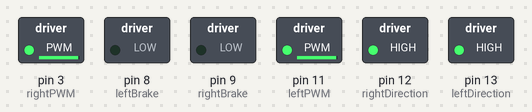
This sketch was run on a simulated Arduino Uno, built with avr-gcc and run on an emulated ATmega328P. On the bench: switched loads named in the sketch (green lamp = pin HIGH).

Above: at 0.1 s.
Timing chart, 0 to 1.6 s (numbered marks = the images above):
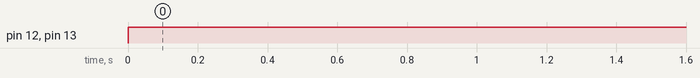

The sketch:

motors_test.ino
```cpp
int rightDirection = 12;
int rightPWM = 3;
int rightBrake = 9;
int leftDirection = 13;
int leftPWM = 11;
int leftBrake = 8;


//front right , to go forward blue in +, green in -
//back right, to go forwaed grey in +, purple in -
//front left, to go forward green in +, yellow in -
//back left, to go forward blue in +, green in -


void setup() {
  // put your setup code here, to run once:
pinMode(rightDirection, OUTPUT);
pinMode(leftDirection, OUTPUT);
pinMode(rightPWM, OUTPUT);
pinMode(leftPWM, OUTPUT);
pinMode(rightBrake, OUTPUT);
pinMode(leftBrake, OUTPUT);

analogWrite(rightPWM,250);
analogWrite(leftPWM,250);
}

void loop() {
digitalWrite(rightDirection, HIGH);
digitalWrite(leftDirection, HIGH);

  // put your main code here, to run repeatedly:
/*digitalWrite(rightBrake, LOW);
digitalWrite(rightDirection, HIGH);
digitalWrite(leftDirection, HIGH);
delay(1000);
digitalWrite(rightBrake, HIGH);
digitalWrite(leftDirection, HIGH);
delay(500);
digitalWrite(rightBrake, LOW);
digitalWrite(rightDirection, HIGH);
digitalWrite(leftDirection, HIGH);
delay(1000);
digitalWrite(rightBrake, HIGH);
digitalWrite(leftDirection, HIGH);
delay(500);*/

}
```

Measured:
- by itself, pin 12 (rightDirection), pin 13 (leftDirection): LOW → HIGH at 0.00 s
